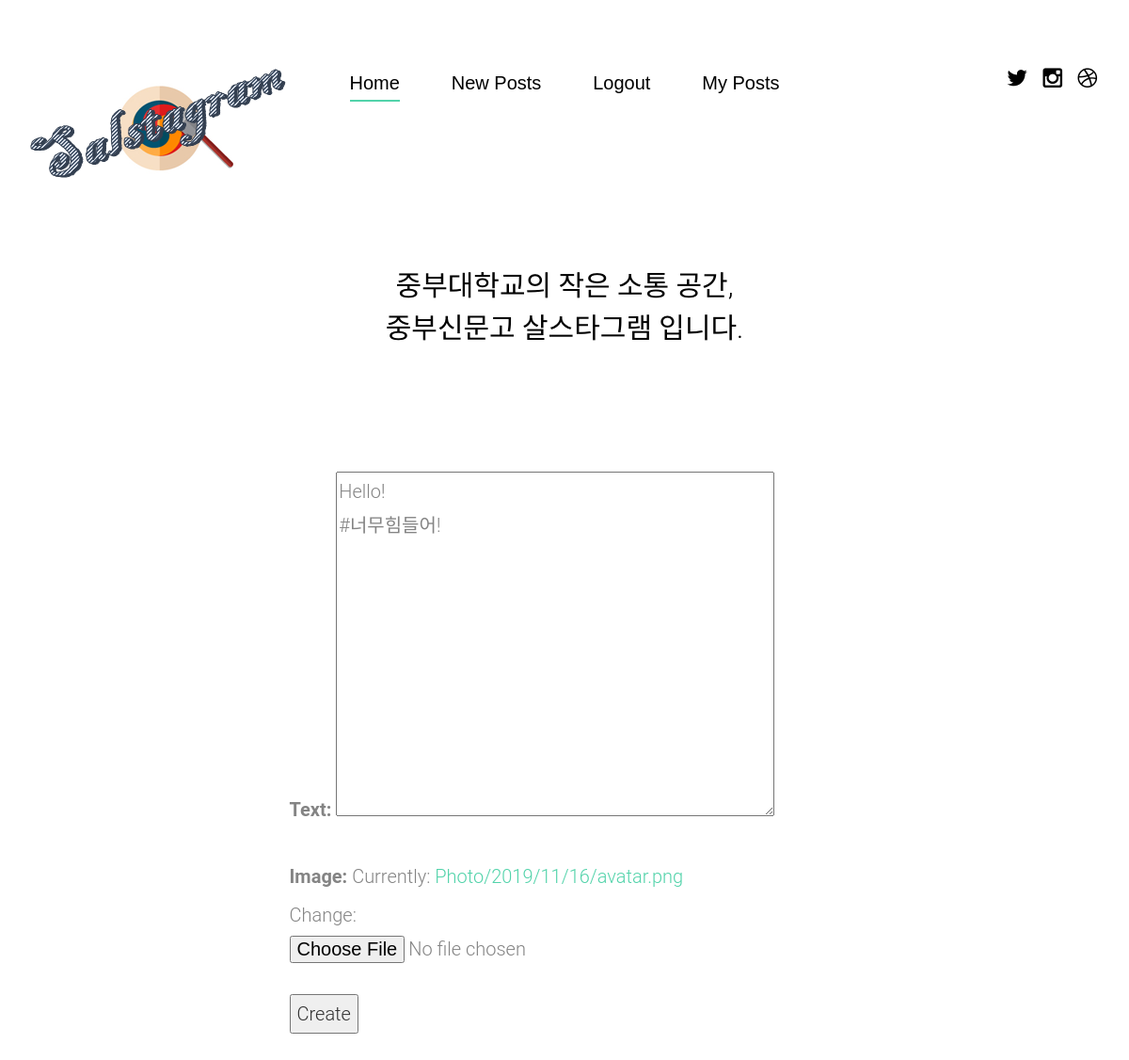
The page /update/23/ (signed in) on the database as committed earlier.
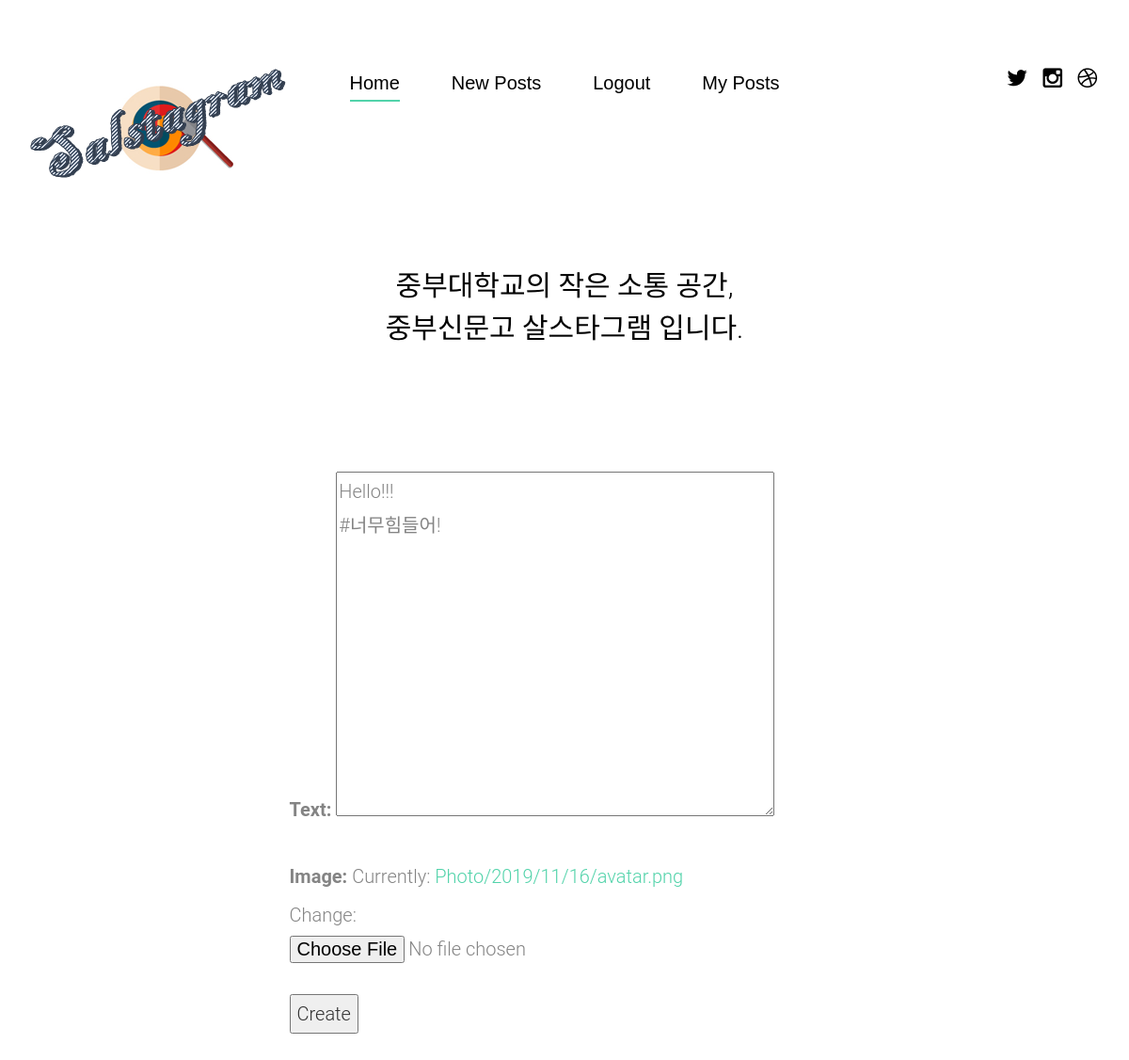
The same page on the database as committed later.
### blog/models.py (models this page shows, shortened)
class Blog(models.Model):  # 블로그 전체 모델 DB 구조
    author = models.ForeignKey(User, on_delete=models.CASCADE)
    text = models.TextField(max_length=500, null=True, blank=True)
    image = models.ImageField(upload_to='Photo/%Y/%m/%d')
    created_date = models.DateTimeField(auto_now_add=True)
    updated_date = models.DateTimeField(auto_now=True)
    class Meta:
        ordering = ['-created_date', ]  # 생성 날짜를 이용해 최신 글이 위에 올 수 있도록 역순 ordering 정렬 사용.

### blog/views.py (the view)
# urls.py: path("update/<int:pk>/", BlogUpdate.as_view(), name='update'),
class BlogUpdate(UpdateView):
    model = Blog
    fields = ['text', 'image']
    template_name_suffix = '_update'
    success_url = '/'
    def dispatch(self, request, *args, **kwargs):  # request 요청을 검사해서 HTTP 메소드를 검사하는 메소드
        object = self.get_object()  # 오브젝트 변수에 현재 오브젝트들을 받아옴
        if object.author != request.user:  # 오브젝트 변수에 있는 유저 데이터가 요청한 유저와 다를 시
            messages.warning(request, "수정할 권한이 없습니다.")  # 메시지 출력
            return HttpResponseRedirect('/')  # 이 링크로 요청 및 재이동
        else:
            return super(BlogUpdate, self).dispatch(request, *args, **kwargs)  # 같을 시엔 상위 메서드로 값을 가지고 복귀

### blog/templates/blog/blog_update.html (shortened to what this page needs)
{% extends 'base_blog.html' %}
{% block content %}
    <div class="row">
        <div class="col-md-offset-3 col-12 col-xl-8 col-md-8">
            <form action="" method="post">
                {{form.as_p}}
                <input type="submit" value="Create">
            </form>
        </div>
    </div>
{% endblock %}

Rows that differ between the two databases and show on the page:
changed Blog: text "Hello! #너무힘들어!" → "Hello!!! #너무힘들어!"
